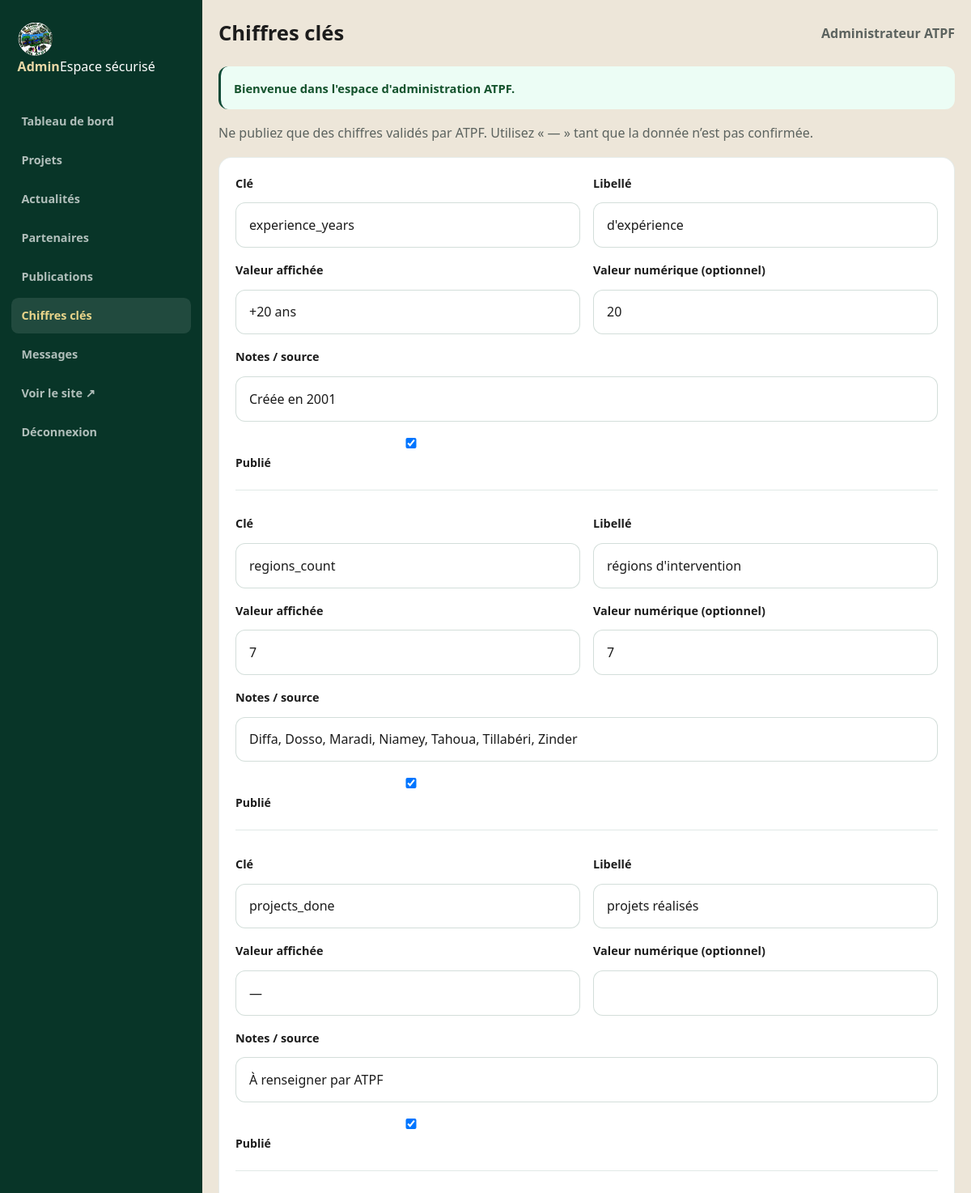
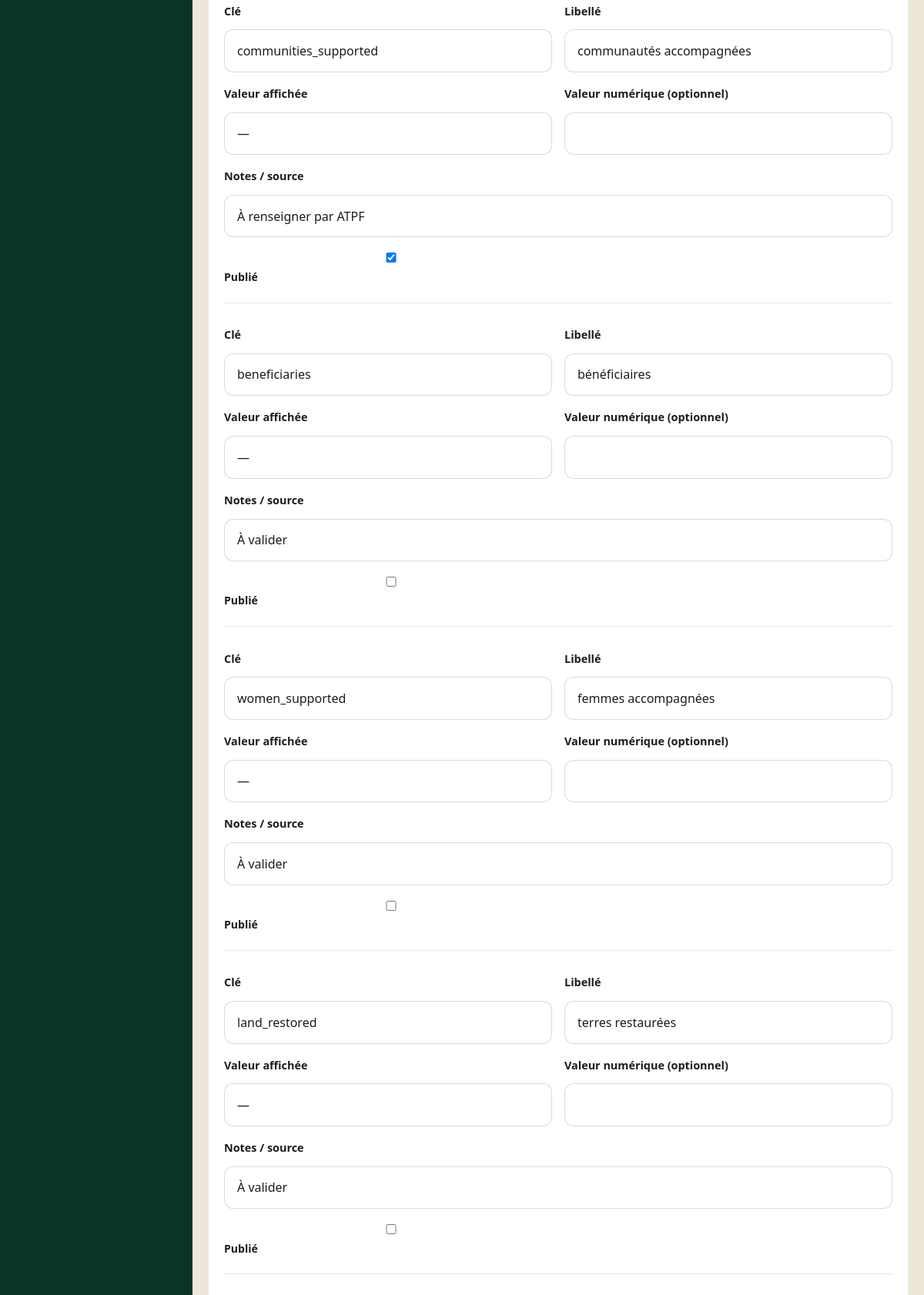
Page /admin/chiffres (signed in, upper part) on the committed database (2 pictures, top to bottom).
### tables this page shows
CREATE TABLE impact_stats (
  id INT UNSIGNED AUTO_INCREMENT PRIMARY KEY,
  stat_key VARCHAR(80) NOT NULL UNIQUE,
  label VARCHAR(190) NOT NULL,
  value_display VARCHAR(80) NOT NULL DEFAULT '—',
  numeric_value INT NULL,
  suffix VARCHAR(40) NULL,
  prefix VARCHAR(20) NULL DEFAULT '',
  icon VARCHAR(60) NULL,
  sort_order INT NOT NULL DEFAULT 0,
  is_published TINYINT(1) NOT NULL DEFAULT 0,
  notes VARCHAR(255) NULL COMMENT 'Source / validation ATPF',
  updated_at DATETIME NOT NULL DEFAULT CURRENT_TIMESTAMP ON UPDATE CURRENT_TIMESTAMP
);

### app/Controllers/AdminController.php (called while the page is built, shortened)
<?php
class AdminController extends Controller
{
    public function stats(): void
    {
        view('admin/stats', [
            'title' => 'Chiffres clés',
            'items' => ImpactStat::all(),
        ], 'layouts/admin');
    }
}

### index.php (called while the page is built, shortened)
<?php
$router = new Router();
$router->get('/', [HomeController::class, 'index']);
$router->get('/a-propos', [PageController::class, 'about']);
$router->get('/domaines', [PageController::class, 'domains']);
$router->get('/projets', [ProjectController::class, 'index']);
$router->get('/projets/{slug}', [ProjectController::class, 'show']);
$router->get('/impact', [PageController::class, 'impact']);
$router->get('/actualites', [NewsController::class, 'index']);
$router->get('/actualites/{slug}', [NewsController::class, 'show']);
$router->get('/ressources', [PageController::class, 'resources']);
$router->get('/partenaires', [PageController::class, 'partners']);
$router->get('/contact', [PageController::class, 'contact']);
$router->post('/contact', [PageController::class, 'contactSubmit']);
$router->get('/api/regions/{slug}', [ApiController::class, 'region']);
$router->get('/admin/login', [AdminController::class, 'loginForm']);
$router->post('/admin/login', [AdminController::class, 'login']);
$router->get('/admin/logout', [AdminController::class, 'logout']);
$router->get('/admin', [AdminController::class, 'dashboard']);
$router->get('/admin/projets', [AdminController::class, 'projects']);
$router->get('/admin/projets/create', [AdminController::class, 'projectForm']);
$router->get('/admin/projets/edit/{id}', [AdminController::class, 'projectForm']);
$router->post('/admin/projets/save', [AdminController::class, 'projectSave']);
$router->post('/admin/projets/delete', [AdminController::class, 'projectDelete']);
$router->get('/admin/actualites', [AdminController::class, 'news']);
$router->get('/admin/actualites/create', [AdminController::class, 'newsForm']);
$router->get('/admin/actualites/edit/{id}', [AdminController::class, 'newsForm']);
$router->post('/admin/actualites/save', [AdminController::class, 'newsSave']);
$router->post('/admin/actualites/delete', [AdminController::class, 'newsDelete']);
$router->get('/admin/partenaires', [AdminController::class, 'partners']);
$router->post('/admin/partenaires/save', [AdminController::class, 'partnerSave']);
$router->post('/admin/partenaires/delete', [AdminController::class, 'partnerDelete']);
$router->get('/admin/chiffres', [AdminController::class, 'stats']);
$router->post('/admin/chiffres/save', [AdminController::class, 'statsSave']);
$router->get('/admin/messages', [AdminController::class, 'messages']);
$router->post('/admin/messages/read', [AdminController::class, 'messageRead']);
$router->get('/admin/ressources', [AdminController::class, 'resources']);
$router->post('/admin/ressources/save', [AdminController::class, 'resourceSave']);
$router->dispatch($_SERVER['REQUEST_METHOD'], $_SERVER['REQUEST_URI'] ?? '/');

### app/Database.php (called while the page is built, shortened)
<?php
class Database
{
    private static ?PDO $pdo = null;
    public static function connect(array $config): void
    {
        $dsn = sprintf(
            'mysql:host=%s;port=%s;dbname=%s;charset=utf8mb4',
            $config['host'],
            $config['port'],
            $config['database']
        );
        self::$pdo = new PDO($dsn, $config['username'], $config['password'], [
            PDO::ATTR_ERRMODE => PDO::ERRMODE_EXCEPTION,
            PDO::ATTR_DEFAULT_FETCH_MODE => PDO::FETCH_ASSOC,
            PDO::ATTR_EMULATE_PREPARES => false,
            PDO::MYSQL_ATTR_INIT_COMMAND => "SET NAMES utf8mb4 COLLATE utf8mb4_unicode_ci",
        ]);
        self::$pdo->exec("SET NAMES utf8mb4 COLLATE utf8mb4_unicode_ci");
    }
    public static function pdo(): PDO
    {
        return self::$pdo;
    }
    public static function query(string $sql, array $params = []): PDOStatement
    {
        $stmt = self::pdo()->prepare($sql);
        $stmt->execute($params);
        return $stmt;
    }
    public static function fetchAll(string $sql, array $params = []): array
    {
        return self::query($sql, $params)->fetchAll();
    }
}

### app/Models/ImpactStat.php (called while the page is built, shortened)
<?php
class ImpactStat
{
    public static function all(): array
    {
        return Database::fetchAll('SELECT * FROM impact_stats ORDER BY sort_order ASC');
    }
}

### views/admin/stats.php (the view, shortened to what this page needs)
<p style="color:var(--muted);margin-bottom:1rem">Ne publiez que des chiffres validés par ATPF. Utilisez « — » tant que la donnée n’est pas confirmée.</p>
<form class="admin-form" method="post" action="<?= base_path('admin/chiffres/save') ?>">
  <?php foreach ($items as $item): ?>
    <div class="form-grid" style="border-bottom:1px solid var(--line);padding-bottom:1rem;margin-bottom:1rem">
      <div class="form-group">
        <label>Clé</label>
        <input value="<?= e($item['stat_key']) ?>" disabled>
      </div>
      <div class="form-group">
        <label>Libellé</label>
        <input name="stats[<?= (int) $item['id'] ?>][label]" value="<?= e($item['label']) ?>">
      </div>
      <div class="form-group">
        <label>Valeur affichée</label>
        <input name="stats[<?= (int) $item['id'] ?>][value_display]" value="<?= e($item['value_display']) ?>">
      </div>
      <div class="form-group">
        <label>Valeur numérique (optionnel)</label>
        <input name="stats[<?= (int) $item['id'] ?>][numeric_value]" value="<?= e((string) ($item['numeric_value'] ?? '')) ?>">
      </div>
      <div class="form-group full">
        <label>Notes / source</label>
        <input name="stats[<?= (int) $item['id'] ?>][notes]" value="<?= e($item['notes'] ?? '') ?>">
      </div>
      <label><input type="checkbox" name="stats[<?= (int) $item['id'] ?>][is_published]" <?= $item['is_published'] ? 'checked' : '' ?>> Publié</label>
    </div>
  <?php endforeach; ?>
</form>

### app/Router.php (shortened to what this page needs)
<?php
class Router
{
    private array $routes = [];
    private function add(string $method, string $path, callable|array $handler): void
    {
        $this->routes[] = compact('method', 'path', 'handler');
    }
    public function dispatch(string $method, string $uri): void
    {
        $path = parse_url($uri, PHP_URL_PATH) ?: '/';
        $base = rtrim((string) config('base_path'), '/');
        if ($base && str_starts_with($path, $base)) {
            $path = substr($path, strlen($base)) ?: '/';
        }
        $path = '/' . trim($path, '/');
        if ($path !== '/') {
            $path = rtrim($path, '/');
        }
        foreach ($this->routes as $route) {
            if ($route['method'] !== strtoupper($method)) {
                continue;
            }
            $pattern = preg_replace('#\{([a-zA-Z_]+)\}#', '(?P<$1>[^/]+)', $route['path']);
            $pattern = '#^' . $pattern . '$#';
            if (!preg_match($pattern, $path, $matches)) {
                continue;
            }
            $params = array_filter($matches, 'is_string', ARRAY_FILTER_USE_KEY);
            $handler = $route['handler'];
            if (is_array($handler)) {
                [$class, $action] = $handler;
                $controller = new $class();
                call_user_func_array([$controller, $action], $params);
                return;
            }
            return;
        }
    }
}

### assets/css/app.css (style rules this page uses)
:root { --adk-green: #0c4a36; --adk-green-deep: #083528; --adk-green-soft: #1a6b4f; --adk-green-pale: #e8f2ec; --adk-gold: #c9a227; --adk-gold-soft: #e8d48a; --adk-cream: #f7f4ef; --adk-beige: #ede6d9; --adk-ink: #1c1c1c; --adk-muted: #5c635f; --adk-white: #ffffff; --adk-radius: 1rem; --header-h: 5rem; --font-sans: "Plus Jakarta Sans", "Segoe UI", sans-serif; }
*, *::before, *::after { box-sizing: border-box; }
html { scroll-behavior: smooth; }
body { margin: 0; font-family: var(--font-sans); color: var(--adk-ink); background: var(--adk-cream); line-height: 1.65; -webkit-font-smoothing: antialiased; }
.form-grid { display: grid; gap: 1rem; }
label { display: block; font-size: .88rem; font-weight: 650; margin-bottom: .35rem; }
input, select, textarea { width: 100%; border: 1px solid rgba(12,74,54,.18); border-radius: .75rem; padding: .8rem .95rem; font: inherit; background: #fff; color: var(--adk-ink); }
.admin-body { background: #f3f1ec; }
:root { --atpf-green: var(--adk-green); --forest: var(--adk-green); --forest-deep: var(--adk-green-deep); --leaf: var(--adk-green-soft); --gold: var(--adk-gold); --cream: var(--adk-cream); --ink: var(--adk-ink); --muted: var(--adk-muted); --white: var(--adk-white); --line: rgba(12,74,54,.12); --font-display: var(--font-sans); --font-body: var(--font-sans); }
.admin-body { background: var(--adk-beige); }
.admin-form { background:#fff; border:1px solid rgba(12,74,54,.1); border-radius:var(--adk-radius); padding:1.25rem; display:grid; gap:.85rem; }
.form-grid { display:grid; grid-template-columns:1fr 1fr; gap:1rem; }
.form-group { display:flex; flex-direction:column; gap:.4rem; }
.form-group.full { grid-column:1 / -1; }
.form-group label { font-weight:700; font-size:.9rem; }
.form-group input, .form-group textarea, .form-group select { border:1px solid rgba(12,74,54,.18); border-radius:.75rem; padding:.85rem 1rem; min-height:3rem; background:#fff; font:inherit; }

### rows in the picture
impact_stats: stat_key "experience_years", label "d'expérience", value_display "+20 ans", numeric_value "20", notes "Créée en 2001", is_published "☑"
impact_stats: stat_key "regions_count", label "régions d'intervention", value_display "7", numeric_value "7", notes "Diffa, Dosso, Maradi, Niamey, Tahoua, Tillabéri, Zinder", is_published "☑"
impact_stats: stat_key "projects_done", label "projets réalisés", value_display "—", notes "À renseigner par ATPF", is_published "☑"
impact_stats: stat_key "communities_supported", label "communautés accompagnées", value_display "—", notes "À renseigner par ATPF", is_published "☑"
impact_stats: stat_key "beneficiaries", label "bénéficiaires", value_display "—", notes "À valider"
impact_stats: stat_key "women_supported", label "femmes accompagnées", value_display "—", notes "À valider"
impact_stats: stat_key "land_restored", label "terres restaurées", value_display "—", notes "À valider"
